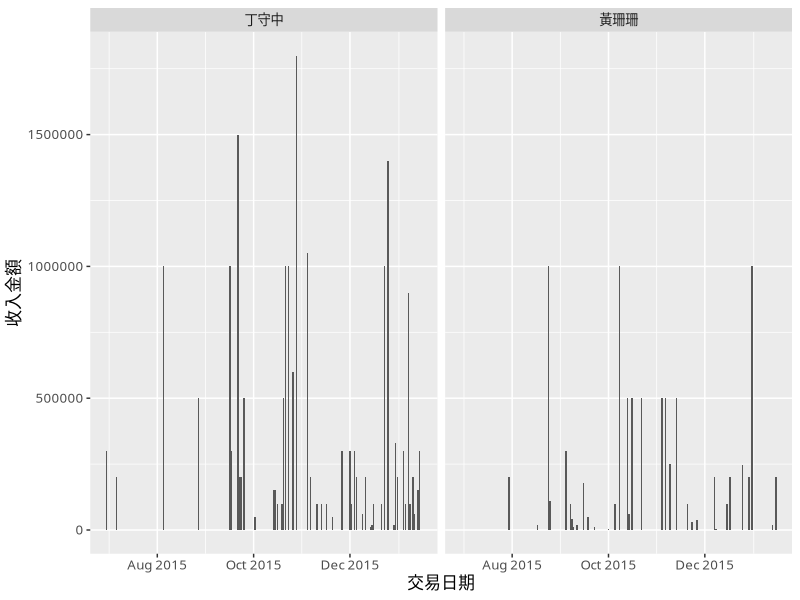

This chart was generated by the following R code:
require(ggplot2)
require(data.table)

setwd("~/Documents/politicalcontribution/")
company <- fread("legislators/2016/A02_company_all_public.csv")

temp <- as.POSIXlt(as.Date(company$交易日期, "%Y/%m/%d"))
temp$year <- temp$year + 1911
company[, c("交易日期") := as.Date(temp)]
company[, c("候選人") := as.factor(company$候選人)]

str(company)
summary(company)

ggplot(company[候選人 %in% c("丁守中", "黃珊珊")], aes(交易日期, 收入金額)) + 
  geom_histogram(stat = "identity") + 
  scale_x_date(date_breaks = "2 month", date_labels = "%b %Y") + 
  facet_grid(. ~ 候選人) + 
  theme(text = element_text(size = 12, family = "STHeiti"))
